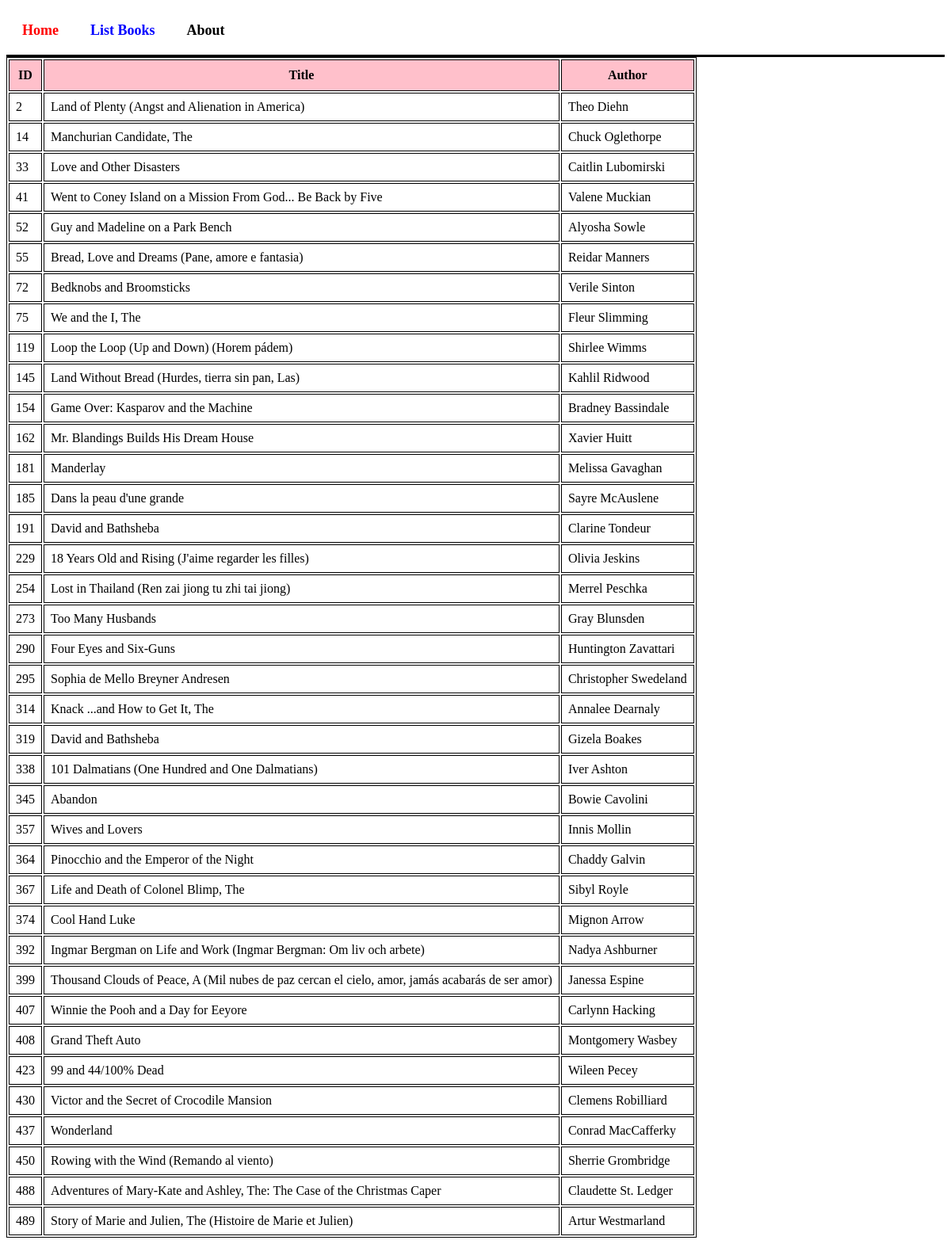
/books/simple/query/, run on the app's committed database.
### apps/bookmodule/models.py (models this page shows)
class Book(models.Model):
    title = models.CharField(max_length = 50)
    author = models.CharField(max_length = 50)
    price = models.FloatField(default = 0.0)
    edition = models.SmallIntegerField(default = 1)

### apps/bookmodule/views.py (the view)
# urls.py: path('simple/query/', views.simple_query),
def simple_query(request):
    mybooks=Book.objects.filter(title__icontains='and') # <- multiple objects
    return render(request, 'bookmodule/bookList.html', {'books':mybooks})

### apps/template/bookmodule/bookList.html (shortened to what this page needs)
{% extends "Layouts/base.html" %}
{% load static %}
{% block content %}
<table>
    <tr>
         <th>ID</th>
         <th>Title</th>
         <th>Author</th>
    </tr>
{% for book in books %}
    <tr>
        <td>{{book.id}}</td>
        <td>{{book.title}}</td>
        <td>{{book.author}}</td>
    </tr>
{% endfor %}
</table>
{% endblock content %}

### apps/template/layouts/base.html (shortened to what this page needs)
<!DOCTYPE html>
<html>
{% load static %}
    <head>
          <link rel="stylesheet" href="https://cdnjs.cloudflare.com/ajax/libs/font-awesome/4.7.0/css/font-awesome.min.css">
          <link rel="stylesheet" href="{% static 'styles.css' %}">
    </head>
    <body>
        {% include "includes/header.html" %}
        {% block content %} {% endblock content %}
    </body>
</html>

### apps/template/includes/header.html
{% with request.resolver_match.url_name as url_name %}
<div class="topnav">
    <a class="{% if url_name == 'books.index' %}active{% endif %}" href="{% url 'books.index' %}">Home</a>
    <a class="{% if url_name == 'books.list_books' %}active{% endif %}" href="{% url 'books.list_books' %}">List Books</a>
    <a class="{% if url_name == 'books.aboutus' %}active{% endif %}" href="{% url 'books.aboutus' %}">About</a>
</div>
{% endwith %}

### apps/static/styles.css (style rules this page uses)
.topnav { background-color: white; width: 100%; padding: 10px 0; display: flex; justify-content: left; align-items: center; border-bottom: 3px solid black; }
.topnav a:nth-child(1) { color: red; }
.topnav a:nth-child(2) { color: blue; }
.topnav a:nth-child(3) { color: black; }
.topnav a { text-align: center; padding: 10px 20px; text-decoration: none; font-size: 18px; display: inline-block; font-weight: bold; }

### data on the page
Book: id "2", title "Land of Plenty (Angst and Alienation in America)", author "Theo Diehn"
Book: id "14", title "Manchurian Candidate, The", author "Chuck Oglethorpe"
Book: id "33", title "Love and Other Disasters", author "Caitlin Lubomirski"
Book: id "41", title "Went to Coney Island on a Mission From God... Be Back by Five", author "Valene Muckian"
Book: id "52", title "Guy and Madeline on a Park Bench", author "Alyosha Sowle"
Book: id "55", title "Bread, Love and Dreams (Pane, amore e fantasia)", author "Reidar Manners"
Book: id "72", title "Bedknobs and Broomsticks", author "Verile Sinton"
Book: id "75", title "We and the I, The", author "Fleur Slimming"
Book: id "119", title "Loop the Loop (Up and Down) (Horem pádem)", author "Shirlee Wimms"
Book: id "145", title "Land Without Bread (Hurdes, tierra sin pan, Las)", author "Kahlil Ridwood"
Book: id "154", title "Game Over: Kasparov and the Machine", author "Bradney Bassindale"
Book: id "162", title "Mr. Blandings Builds His Dream House", author "Xavier Huitt"
Book: id "181", title "Manderlay", author "Melissa Gavaghan"
Book: id "185", title "Dans la peau d'une grande", author "Sayre McAuslene"
Book: id "191", title "David and Bathsheba", author "Clarine Tondeur"
Book: id "229", title "18 Years Old and Rising (J'aime regarder les filles)", author "Olivia Jeskins"
Book: id "254", title "Lost in Thailand (Ren zai jiong tu zhi tai jiong)", author "Merrel Peschka"
Book: id "273", title "Too Many Husbands", author "Gray Blunsden"
Book: id "290", title "Four Eyes and Six-Guns", author "Huntington Zavattari"
Book: id "295", title "Sophia de Mello Breyner Andresen", author "Christopher Swedeland"
Book: id "314", title "Knack ...and How to Get It, The", author "Annalee Dearnaly"
Book: id "319", title "David and Bathsheba", author "Gizela Boakes"
Book: id "338", title "101 Dalmatians (One Hundred and One Dalmatians)", author "Iver Ashton"
Book: id "345", title "Abandon", author "Bowie Cavolini"
Book: id "357", title "Wives and Lovers", author "Innis Mollin"
Book: id "364", title "Pinocchio and the Emperor of the Night", author "Chaddy Galvin"
Book: id "367", title "Life and Death of Colonel Blimp, The", author "Sibyl Royle"
Book: id "374", title "Cool Hand Luke", author "Mignon Arrow"
Book: id "392", title "Ingmar Bergman on Life and Work (Ingmar Bergman: Om liv och arbete)", author "Nadya Ashburner"
Book: id "399", title "Thousand Clouds of Peace, A (Mil nubes de paz cercan el cielo, amor, jamás acabarás de ser amor)", author "Janessa Espine"
Book: id "407", title "Winnie the Pooh and a Day for Eeyore", author "Carlynn Hacking"
Book: id "408", title "Grand Theft Auto", author "Montgomery Wasbey"
Book: id "423", title "99 and 44/100% Dead", author "Wileen Pecey"
Book: id "430", title "Victor and the Secret of Crocodile Mansion", author "Clemens Robilliard"
Book: id "437", title "Wonderland", author "Conrad MacCafferky"
Book: id "450", title "Rowing with the Wind (Remando al viento)", author "Sherrie Grombridge"
Book: id "488", title "Adventures of Mary-Kate and Ashley, The: The Case of the Christmas Caper", author "Claudette St. Ledger"
Book: id "489", title "Story of Marie and Julien, The (Histoire de Marie et Julien)", author "Artur Westmarland"
